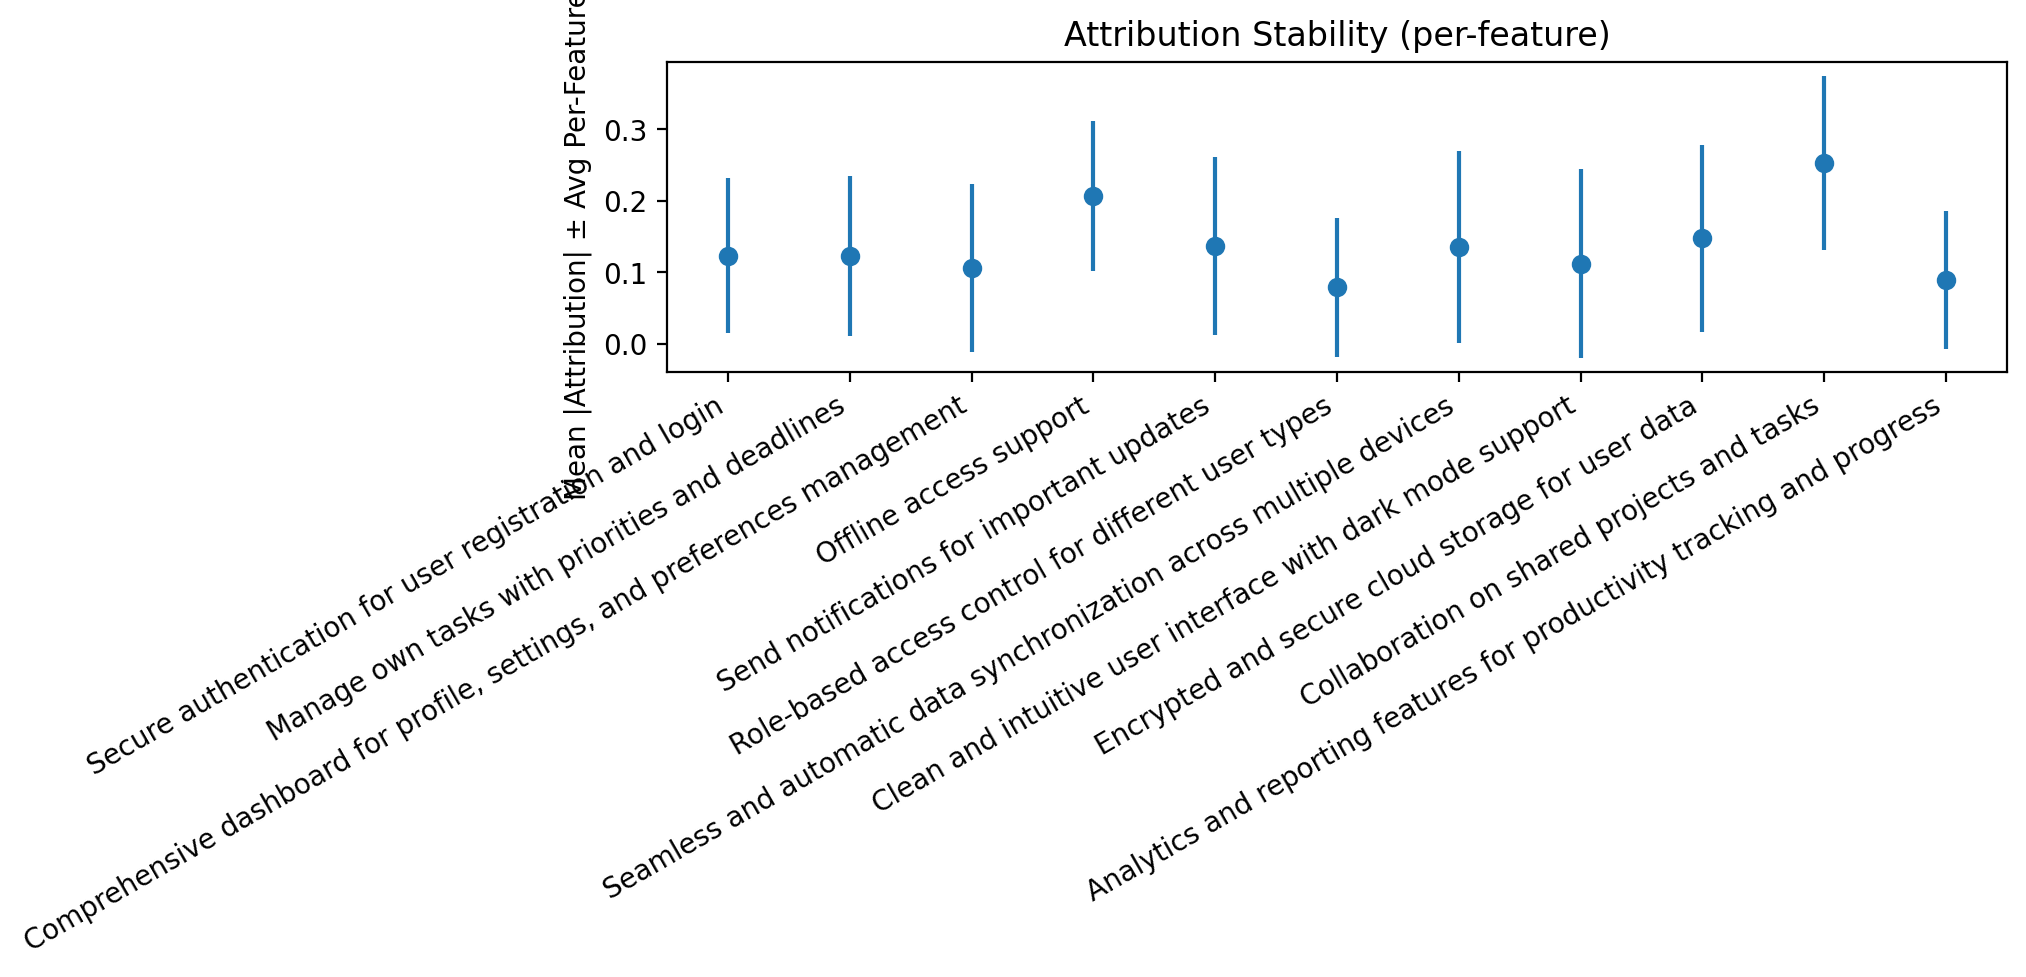

The script that saved this image:
import argparse
import json
import random
from collections import defaultdict

import requests

from lcnc import extract_prompt_fragments, generate_architecture, shap_sampling_attribution
from visualize import plot_stability


DEFAULT_PROMPT = """
    The system should allow users to register and log in with secure authentication.
    Each user will be able to create and manage their own tasks with priorities and deadlines.
    It must also provide a comprehensive dashboard for managing their profiles, settings, and preferences.
    Additionally, the application should support offline access and send notifications for important updates.
    The system should include role-based access control for different user types.
    Data synchronization across multiple devices should be seamless and automatic.
    The application must provide a clean and intuitive user interface with dark mode support.
    All user data should be encrypted and securely stored in the cloud database.
    The system should allow users to collaborate on shared projects and tasks.
    Analytics and reporting features should help users track their productivity and progress.
    """.strip()


def run_stability_experiment(
	prompt: str,
	runs: int,
	samples: int,
	seed: int | None,
	progress: bool,
):
	"""Repeat the same prompt end-to-end and measure attribution stability.

	Returns stability_scores:
	  { fragment: { feature: [score_run1, score_run2, ...] } }
	"""

	stability_scores: dict[str, dict[str, list[float]]] = defaultdict(lambda: defaultdict(list))
	fragments_per_run: list[list[str]] = []

	for run_idx in range(runs):
		if seed is not None:
			# Make runs reproducible but still different from each other.
			random.seed(seed + run_idx)

		fragments = extract_prompt_fragments(prompt)
		fragments_per_run.append(fragments)

		attributions = shap_sampling_attribution(
			fragments,
			generate_architecture,
			samples=samples,
			progress=progress,
		)

		for frag, feats in attributions.items():
			for feature, score in feats.items():
				stability_scores[frag][feature].append(float(score))

	# Convert defaultdicts to plain dicts for JSON serialization.
	stability_scores = {
		frag: {feature: scores for feature, scores in feat_map.items()}
		for frag, feat_map in stability_scores.items()
	}

	return stability_scores, fragments_per_run


def _fragment_summary(stability_scores: dict[str, dict[str, list[float]]]):
	import math

	summary = []
	for frag, feat_map in stability_scores.items():
		# Calculate stability per feature: how much does each feature vary across runs?
		feature_stds = []
		for feature, scores in feat_map.items():
			if len(scores) < 2:
				feature_stds.append(0.0)
				continue
			mean = sum(scores) / len(scores)
			variance = sum((x - mean) ** 2 for x in scores) / len(scores)
			std = math.sqrt(variance)
			feature_stds.append(std)
		
		if not feature_stds:
			summary.append((frag, 0.0, 0.0, 0))
			continue
		
		# Average per-feature stability across all features
		avg_feature_std = sum(feature_stds) / len(feature_stds)
		
		# Also compute mean absolute value across all scores
		all_scores = [s for scores in feat_map.values() for s in scores]
		mean_abs = sum(abs(x) for x in all_scores) / len(all_scores)
		
		summary.append((frag, mean_abs, avg_feature_std, len(all_scores)))

	# Most unstable first by avg_feature_std, then by mean_abs
	summary.sort(key=lambda t: (t[2], t[1]), reverse=True)
	return summary


def main():
	parser = argparse.ArgumentParser(description="Stability experiment: repeat the same prompt multiple times")
	parser.add_argument("--runs", type=int, default=8, help="Number of repetitions")
	parser.add_argument("--samples", type=int, default=8, help="Subset samples per fragment (SHAP sampling)")
	parser.add_argument("--seed", type=int, default=0, help="Base RNG seed for reproducibility (set -1 for no seed)")
	parser.add_argument("--no-progress", action="store_true", help="Disable tqdm progress bars")
	parser.add_argument("--out", type=str, default="ex4_stability.png", help="Output plot path")
	parser.add_argument(
		"--prompt",
		type=str,
		default=DEFAULT_PROMPT,
		help="Prompt text (default: built-in demo prompt)",
	)
	args = parser.parse_args()

	runs = max(1, args.runs)
	samples = max(1, args.samples)
	seed = None if args.seed == -1 else args.seed
	progress = not args.no_progress

	try:
		stability_scores, fragments_per_run = run_stability_experiment(
			prompt=args.prompt,
			runs=runs,
			samples=samples,
			seed=seed,
			progress=progress,
		)
	except requests.exceptions.RequestException as e:
		print("ERROR: Could not reach Ollama at http://localhost:11434.")
		print("Start Ollama and ensure the model is available, then rerun.")
		print(f"Details: {e}")
		return 2

	# Console output
	print("\n=== Stability Experiment (repeat same prompt) ===")
	print(f"runs={runs} | samples={samples} | seed={'none' if seed is None else seed}")

	# Basic fragment consistency check across runs
	unique_fragment_sets = {tuple(frags) for frags in fragments_per_run}
	if len(unique_fragment_sets) == 1:
		print(f"fragment extraction: stable (n_fragments={len(fragments_per_run[0])})")
	else:
		print(f"fragment extraction: VARIES across runs (unique_sets={len(unique_fragment_sets)})")

	summary = _fragment_summary(stability_scores)
	if not summary:
		print("No stability data collected.")
		return 1

	print("\nTop fragments by instability (avg per-feature std across runs):")
	for frag, mean_abs, avg_feature_std, n in summary[: min(10, len(summary))]:
		print(f"- std={avg_feature_std:.4f} | mean_abs={mean_abs:.4f} | n={n} | {frag}")

	print("\nAverage instability (avg per-feature std across runs):")
	avg_std = sum(t[2] for t in summary) / len(summary)
	print(f"avg_std={avg_std:.4f}")

	# Save JSON
	with open("ex4_stability_scores.json", "w", encoding="utf-8") as f:
		json.dump(stability_scores, f, indent=2, ensure_ascii=False)

	# Save plot
	fig = plot_stability(stability_scores)
	fig.savefig(args.out)
	print(f"\nSaved: stability scores -> ex4_stability_scores.json")
	print(f"Saved: stability plot   -> {args.out}")

	return 0


if __name__ == "__main__":
	raise SystemExit(main())
